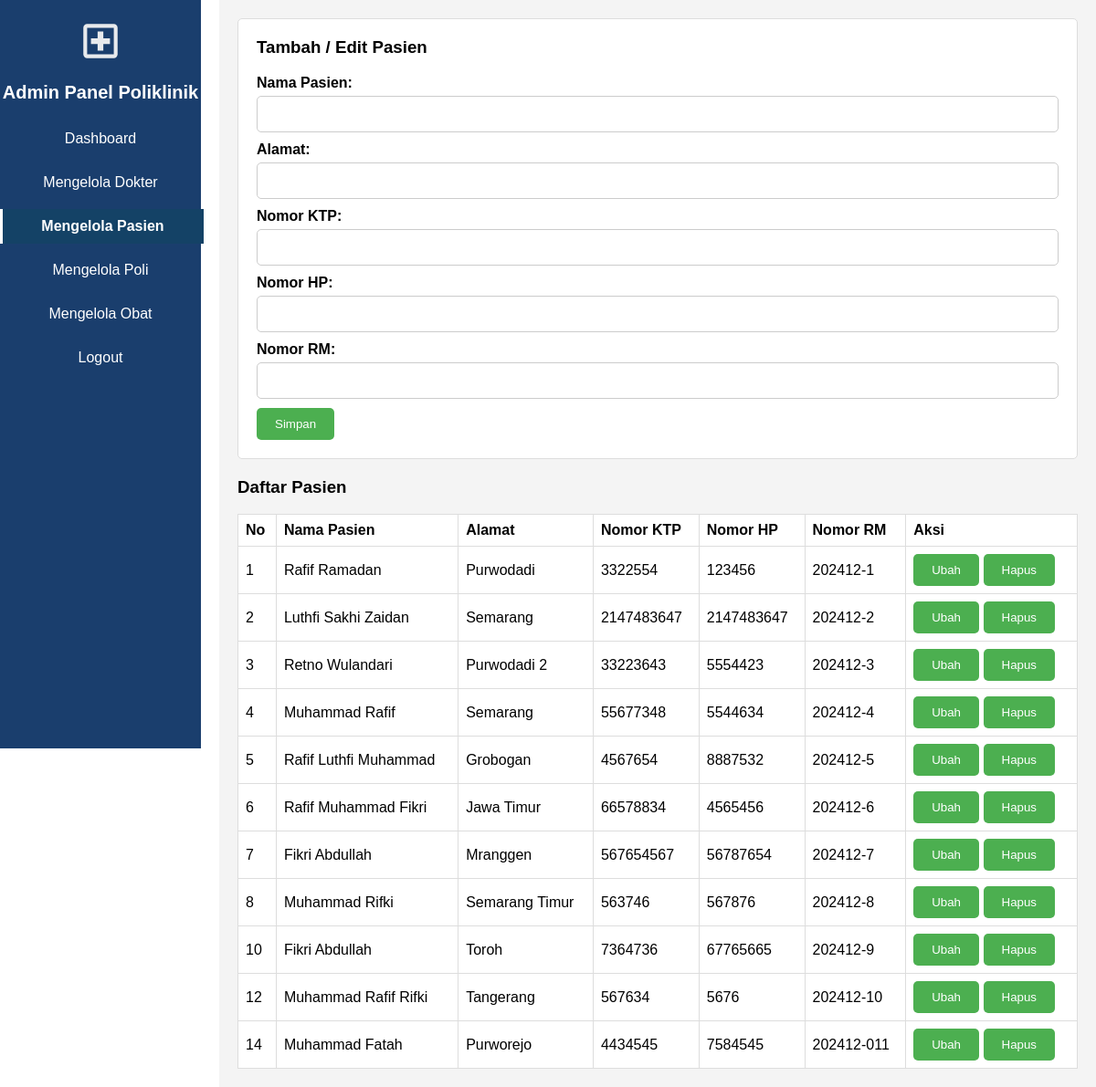
The app's page /admin/kelola_pasien.php (signed in) with its own data.
### tables this page shows
CREATE TABLE `pasien` (
  `id` int(11) NOT NULL,
  `nama` varchar(150) NOT NULL,
  `alamat` varchar(255) NOT NULL,
  `no_ktp` int(11) NOT NULL,
  `no_hp` int(11) NOT NULL,
  `no_rm` char(10) DEFAULT NULL
);

### admin/kelola_pasien.php (the view, shortened to what this page needs)
<?php
require_once 'koneksi.php';
$sql = "SELECT * FROM pasien";
$result = $conn->query($sql);
?>
<!DOCTYPE html>
<html lang="en">
<head>
</head>
<body>
    <div class="sidebar">
        <img src="../assets/img/hospital.svg" alt="Hospital Logo" width="50px">
        <h2>Admin Panel Poliklinik</h2>
        <a href="dashboard.php" class="<?= basename($_SERVER['PHP_SELF']) === 'dashboard.php' ? 'active' : '' ?>">Dashboard</a>
        <a href="kelola_dokter.php" class="<?= basename($_SERVER['PHP_SELF']) === 'kelola_dokter.php' ? 'active' : '' ?>">Mengelola Dokter</a>
        <a href="kelola_pasien.php" class="<?= basename($_SERVER['PHP_SELF']) === 'kelola_pasien.php' ? 'active' : '' ?>">Mengelola Pasien</a>
        <a href="kelola_poli.php" class="<?= basename($_SERVER['PHP_SELF']) === 'kelola_poli.php' ? 'active' : '' ?>">Mengelola Poli</a>
        <a href="kelola_obat.php" class="<?= basename($_SERVER['PHP_SELF']) === 'kelola_obat.php' ? 'active' : '' ?>">Mengelola Obat</a>
        <a class="logout" href="logout.php">Logout</a>
    </div>
    <div class="content">
        <div class="form-container">
            <h3>Tambah / Edit Pasien</h3>
            <form id="tambahForm" action="kelola_pasien.php" method="post">
                <label for="tambah_nama">Nama Pasien:</label>
                <input type="text" id="tambah_nama" name="nama" required>
                <label for="tambah_alamat">Alamat:</label>
                <input type="text" id="tambah_alamat" name="alamat" required>
                <label for="tambah_no_ktp">Nomor KTP:</label>
                <input type="text" id="tambah_no_ktp" name="no_ktp" required>
                <label for="tambah_no_hp">Nomor HP:</label>
                <input type="text" id="tambah_no_hp" name="no_hp" required>
                <label for="tambah_no_rm">Nomor RM:</label>
                <input type="text" id="tambah_no_rm" name="no_rm" readonly>
                <button type="submit" class="btn">Simpan</button>
            </form>
        </div>
        <h3>Daftar Pasien</h3>
        <table>
            <thead>
                <tr>
                    <th>No</th>
                    <th>Nama Pasien</th>
                    <th>Alamat</th>
                    <th>Nomor KTP</th>
                    <th>Nomor HP</th>
                    <th>Nomor RM</th>
                    <th>Aksi</th>
                </tr>
            </thead>
            <tbody>
                <?php
                if ($result->num_rows > 0) {
                    while($row = $result->fetch_assoc()) {
                        echo "<tr>";
                        echo "<td>" . $row["id"] . "</td>";
                        echo "<td>" . $row["nama"] . "</td>";
                        echo "<td>" . $row["alamat"] . "</td>";
                        echo "<td>" . $row["no_ktp"] . "</td>";
                        echo "<td>" . $row["no_hp"] . "</td>";
                        echo "<td>" . $row["no_rm"] . "</td>";
                        echo "<td>
                                <button class='btn' onclick='openEditModal(" . $row["id"] . ", \"" . $row["nama"] . "\", \"" . $row["alamat"] . "\", \"" . $row["no_ktp"] . "\", \"" . $row["no_hp"] . "\", \"" . $row["no_rm"] . "\")'>Ubah</button>
                                <button class='btn' onclick='openDeleteModal(" . $row["id"] . ")'>Hapus</button>
                              </td>";
                        echo "</tr>";
                    }
                } else {
                    echo "<tr><td colspan='7'>Tidak ada data</td></tr>";
                }
                ?>
            </tbody>
        </table>
    </div>
</body>
</html>

### admin/kelola_pasien.php (style rules this page uses)
body { margin: 0; font-family: Arial, sans-serif; display: flex; }
.sidebar { width: 220px; height: 100vh; background-color: #1a3e6d; color: white; position: fixed; top: 0; left: 0; display: flex; flex-direction: column; align-items: center; padding-top: 20px; }
.sidebar img { margin-bottom: 20px; }
.sidebar h2 { margin: 0 0 20px 0; font-size: 20px; text-align: center; }
.sidebar a { text-decoration: none; color: white; display: block; width: 100%; text-align: center; padding: 10px 0; margin-bottom: 10px; transition: background-color 0.3s ease, color 0.3s ease; }
.sidebar a.active { background-color: #144266; color: #ffffff; font-weight: bold; border-left: 5px solid #ffffff; }
.content { margin-left: 240px; padding: 20px; width: calc(100% - 240px); background-color: #f4f4f4; min-height: 100vh; }
.form-container { background-color: white; padding: 20px; border: 1px solid #ddd; border-radius: 5px; margin-bottom: 20px; }
.form-container h3 { margin-top: 0; }
.form-container label { display: block; margin-bottom: 5px; font-weight: bold; }
.form-container input[type="text"], .form-container textarea { width: 100%; padding: 10px; margin-bottom: 10px; border: 1px solid #ccc; border-radius: 5px; box-sizing: border-box; font-size: 16px; }
table { width: 100%; border-collapse: collapse; background-color: white; border: 1px solid #ddd; }
table, th, td { border: 1px solid #ddd; }
th, td { padding: 8px; text-align: left; }
.btn { padding: 10px 20px; background-color: #4CAF50; color: white; border: none; cursor: pointer; border-radius: 5px; }

### records on screen
pasien: id "1", nama "Rafif Ramadan", alamat "Purwodadi", no_ktp "3322554", no_hp "123456", no_rm "202412-1"
pasien: id "2", nama "Luthfi Sakhi Zaidan", alamat "Semarang", no_ktp "2147483647", no_hp "2147483647", no_rm "202412-2"
pasien: id "3", nama "Retno Wulandari", alamat "Purwodadi 2", no_ktp "33223643", no_hp "5554423", no_rm "202412-3"
pasien: id "4", nama "Muhammad Rafif", alamat "Semarang", no_ktp "55677348", no_hp "5544634", no_rm "202412-4"
pasien: id "5", nama "Rafif Luthfi Muhammad", alamat "Grobogan", no_ktp "4567654", no_hp "8887532", no_rm "202412-5"
pasien: id "6", nama "Rafif Muhammad Fikri", alamat "Jawa Timur", no_ktp "66578834", no_hp "4565456", no_rm "202412-6"
pasien: id "7", nama "Fikri Abdullah", alamat "Mranggen", no_ktp "567654567", no_hp "56787654", no_rm "202412-7"
pasien: id "8", nama "Muhammad Rifki", alamat "Semarang Timur", no_ktp "563746", no_hp "567876", no_rm "202412-8"
pasien: id "10", nama "Fikri Abdullah", alamat "Toroh", no_ktp "7364736", no_hp "67765665", no_rm "202412-9"
pasien: id "12", nama "Muhammad Rafif Rifki", alamat "Tangerang", no_ktp "567634", no_hp "5676", no_rm "202412-10"
pasien: id "14", nama "Muhammad Fatah", alamat "Purworejo", no_ktp "4434545", no_hp "7584545", no_rm "202412-011"
